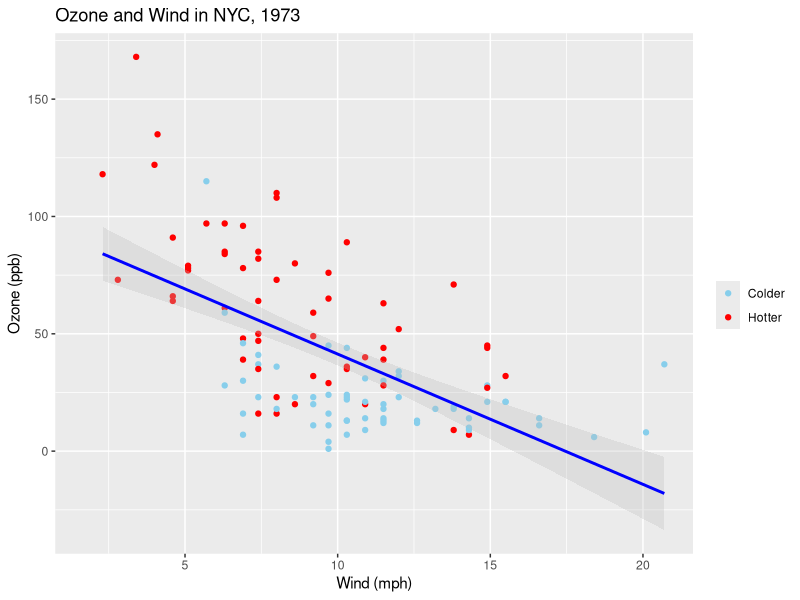
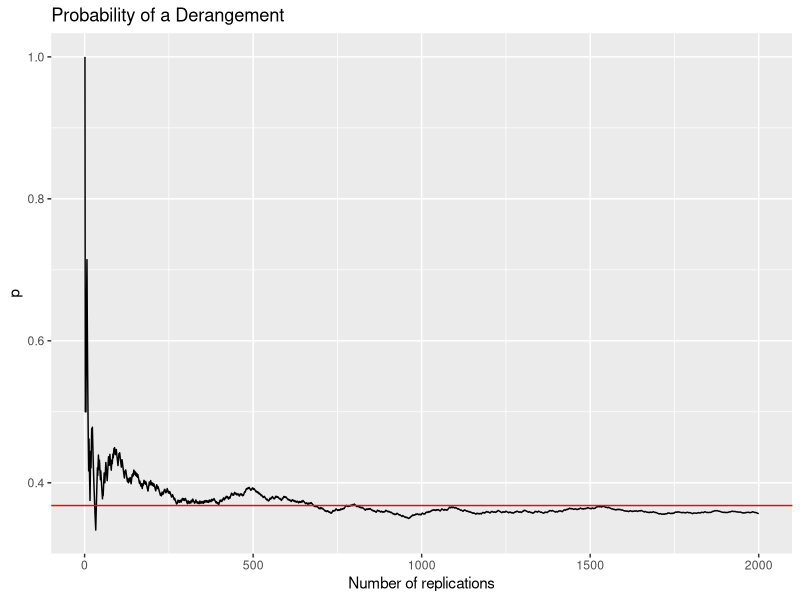
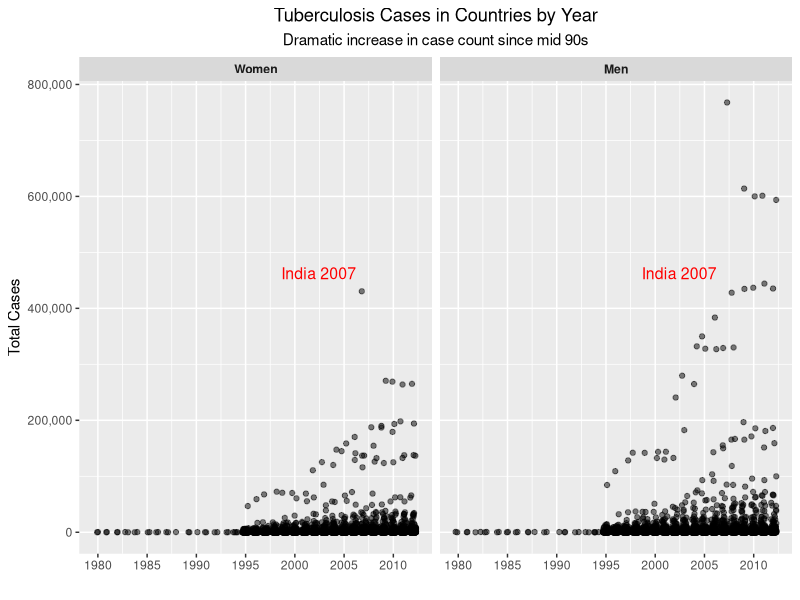
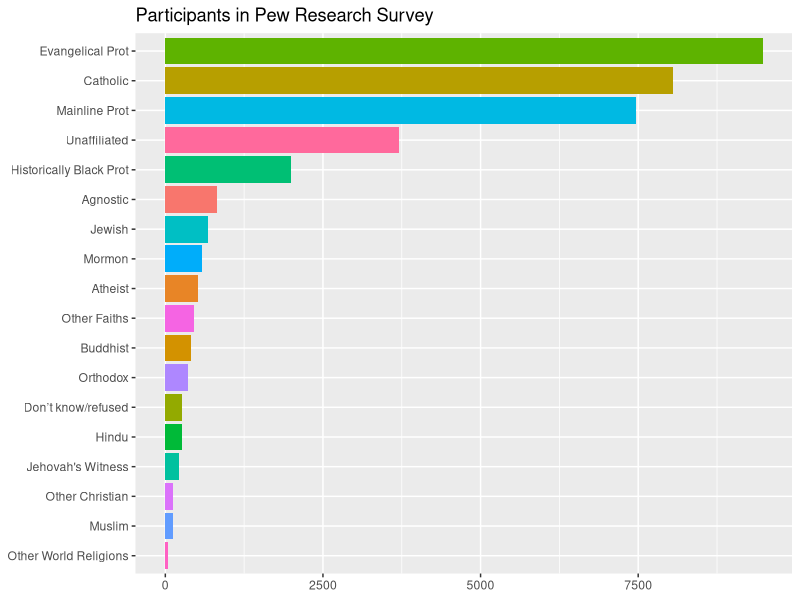

Write the R code that produced these figures, in order.
## ---- chunk 1
library(tidyverse)
library(ggplot2)
## ---- chunk 2
library(datasets)
airquality$Temperature <- ifelse(airquality$Temp > median(airquality$Temp, na.rm = TRUE), "Hotter", "Colder")
ggplot(airquality, aes(x = Wind, y = Ozone, color = Temperature)) +
  geom_point() +
  geom_smooth(method = "lm", color = "blue", fill = "gray", alpha = 0.3) +
  scale_color_manual(values = c("Hotter" = "red", "Colder" = "skyblue")) +
  labs(title = "Ozone and Wind in NYC, 1973",
       x = "Wind (mph)",
       y = "Ozone (ppb)",
       color = "")
## ---- chunk 3
is_derangement <- function(permutation) {
  all(permutation != 1:length(permutation))
}
set.seed(123)
n <- 100
num_replications <- 2000
results <- numeric(num_replications)

for (i in 1:num_replications) {
  permutation <- sample(1:n, n)
  results[i] <- is_derangement(permutation)
}
cumulative_prob <- cumsum(results) / (1:num_replications)

df <- data.frame(
  Replications = 1:num_replications,
  Probability = cumulative_prob
)

ggplot(df, aes(x = Replications, y = Probability)) +
  geom_line() +
  geom_hline(yintercept = 1/exp(1), color = "red") +
  labs(title = "Probability of a Derangement",
       x = "Number of replications",
       y = "p") 
## ---- chunk 4
library(tidyverse)
data("who")
who_tidy <- who %>%
  gather(key = "key", value = "cases", -country, -iso2, -iso3, -year) %>%
  separate(key, into = c("new", "type", "sexage"), sep = "_", extra = "merge", fill = "right") %>%
  separate(sexage, into = c("sex", "age"), sep = 1, fill = "right") %>%
  select(country, year, type, sex, age, cases) %>%
  filter(!is.na(cases))


who_tidy <- who_tidy %>%
  filter(sex %in% c("f", "m"))

tb_totals <- who_tidy %>%
  group_by(country, year, sex) %>%
  summarize(total_cases = sum(cases, na.rm = TRUE))

head(tb_totals)

p <- ggplot(tb_totals, aes(x = year, y = total_cases, color = sex)) +
  geom_jitter(width = 0.3, alpha = 0.5) +
  scale_color_manual(values = c("f" = "black", "m" = "black")) +
  facet_wrap(~ sex, labeller = labeller(sex = c("f" = "Women", "m" = "Men"))) +
  labs(title = "Tuberculosis Cases in Countries by Year",
       subtitle = "Dramatic increase in case count since mid 90s",
       x = "",
       y = "Total Cases",
       color = "") +
  scale_y_continuous(labels = scales::label_comma()) +
  scale_x_continuous(breaks = seq(1980, 2015, by = 5)) +
  theme(plot.title = element_text(hjust = 0.5),
        plot.subtitle = element_text(hjust = 0.5),
        strip.text = element_text(face = "bold"),
        legend.position = "none")

india_2007_f <- tb_totals %>% filter(country == "India" & year == 2007 & sex == "f") %>% summarize(max_cases = max(total_cases))
india_2007_m <- tb_totals %>% filter(country == "India" & year == 2007 & sex == "m") %>% summarize(max_cases = max(total_cases))

p <- p + annotate("text", x = 2007, y = india_2007_f$max_cases, 
                  label = "India 2007", color = "red", vjust = -1, hjust = 1.1, size = 4) 
  annotate("text", x = 2007, y = india_2007_m$max_cases, 
           label = "India 2007", color = "red", vjust = -1, hjust = 1.1, size = 4)
  
print(p)
## ---- chunk 5
relig_income_tidy <- relig_income %>%
  pivot_longer(cols = -religion, names_to = "income_range", values_to = "count")
head(relig_income_tidy,4)
relig_income[1:3, "$10-20k"]
ggplot(relig_income_tidy, mapping=aes(x = count, y = reorder(religion, count, FUN = sum), fill = religion)) +
  geom_col(show.legend = FALSE) +
  labs(title = "Participants in Pew Research Survey",
       x = NULL,
       y = NULL,)
